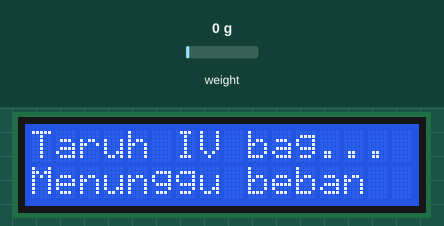
Simulated run of this sketch. Board: ESP32. On the bench: 16×2 character LCD. The inputs (shaded band) are chosen by the test bench; at power-on: weight on the scale 0 g. WiFi joins after 1.5 s; servers stay silent unless stated; no MQTT or app messages arrive unless stated; what the sketch prints to the serial monitor is not drawn.

Above: at 3.9 s.
4.0 s: weight on the scale set to 3 g
6.8 s: weight on the scale set to 6 g
At 9.7 s:
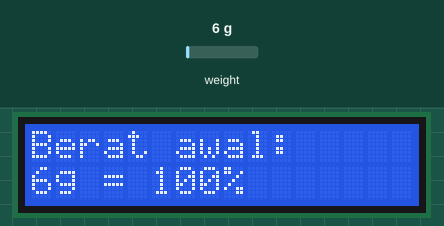
At 11.8 s:
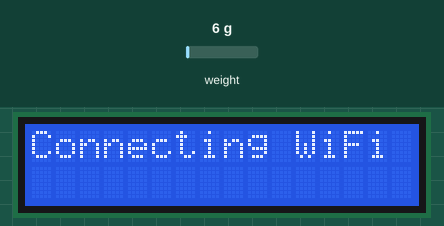
15.4 s: weight on the scale set to 100 g
At 17.4 s:
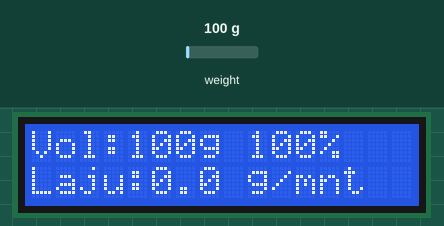
Timing chart, 0 to 18.9 s (numbered marks = the images above; inputs shaded):
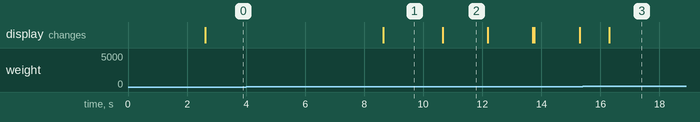

The sketch:

modul_berat.ino
```cpp
#include "HX711.h"
#include <Wire.h>
#include <LiquidCrystal_I2C.h>
#include <WiFi.h>
#include <WiFiClientSecure.h>
#include <PubSubClient.h>
#include <ArduinoJson.h>

// ===================== KONFIGURASI =====================
const char* WIFI_SSID  = "POCO F5";
const char* WIFI_PASS  = "haihaihai";

const char* MQTT_HOST  = "f7a9cc4d020f4a209a93ea35c1653715.s1.eu.hivemq.cloud";
const int   MQTT_PORT  = 8883;
const char* MQTT_USER  = "amertut";
const char* MQTT_PASS  = "Lambelu!1101";
const char* MQTT_TOPIC = "smartdrip/berat";

// ===================== PIN =====================
const int LOADCELL_DOUT_PIN = 19;
const int LOADCELL_SCK_PIN  = 18;

// ===================== OBJEK =====================
HX711 scale;
LiquidCrystal_I2C lcd(0x27, 16, 2);
WiFiClientSecure espClient;
PubSubClient mqttClient(espClient);

// ===================== KALIBRASI =====================
float calibration_factor = 400.0;
const float MIN_BERAT_VALID = 5.0;

// ===================== VARIABEL =====================
float beratAwal      = 0.0;
float beratSekarang  = 0.0;
float beratMenitLalu = 0.0;
float lajuPermenit   = 0.0;
String deviceId      = "";

unsigned long timerDetik   = 0;
unsigned long timerMenit   = 0;
unsigned long timerLCD     = 0;
unsigned long timerPublish = 0;

// ===================== WIFI =====================
void connectWifi() {
  lcd.clear();
  lcd.setCursor(0, 0);
  lcd.print("Connecting WiFi");
  Serial.print("Connecting WiFi");
  WiFi.begin(WIFI_SSID, WIFI_PASS);
  while (WiFi.status() != WL_CONNECTED) {
    delay(500);
    Serial.print(".");
  }
  deviceId = WiFi.macAddress();
  Serial.println("\nWiFi OK | MAC: " + deviceId);
  lcd.clear();
  lcd.setCursor(0, 0);
  lcd.print("WiFi OK!");
  lcd.setCursor(0, 1);
  lcd.print(WiFi.localIP().toString());
  delay(1500);
}

// ===================== MQTT =====================
void connectMQTT() {
  espClient.setInsecure();
  mqttClient.setServer(MQTT_HOST, MQTT_PORT);
  mqttClient.setBufferSize(512);

  lcd.clear();
  lcd.setCursor(0, 0);
  lcd.print("Connecting MQTT");

  while (!mqttClient.connected()) {
    Serial.print("MQTT connecting...");
    String cid = "smartdrip-berat-" + deviceId;
    if (mqttClient.connect(cid.c_str(), MQTT_USER, MQTT_PASS)) {
      Serial.println("OK!");
      lcd.clear();
      lcd.setCursor(0, 0);
      lcd.print("MQTT OK!");
      delay(1000);
      StaticJsonDocument<128> reg;
      reg["device_id"] = deviceId;
      reg["tipe"]      = "berat";
      reg["status"]    = "online";
      char buf[128];
      serializeJson(reg, buf);
      mqttClient.publish("smartdrip/register", buf);
    } else {
      Serial.println("gagal rc=" + String(mqttClient.state()));
      lcd.setCursor(0, 1);
      lcd.print("Retry...");
      delay(3000);
    }
  }
}

// ===================== PUBLISH =====================
void publishData() {
  if (!mqttClient.connected()) connectMQTT();

  int persen = 0;
  if (beratAwal > 0) {
    persen = (int)((beratSekarang / beratAwal) * 100);
    persen = constrain(persen, 0, 100);
  }

  int estimasiMenit = 0;
  if (lajuPermenit > 0.5) {
    estimasiMenit = (int)(beratSekarang / lajuPermenit);
  }

  StaticJsonDocument<256> doc;
  doc["device_id"]      = deviceId;
  doc["berat"]          = (int)beratSekarang;
  doc["persen"]         = persen;
  doc["estimasi_menit"] = estimasiMenit;
  doc["laju"]           = lajuPermenit;

  char buf[256];
  serializeJson(doc, buf);
  mqttClient.publish(MQTT_TOPIC, buf);
  Serial.println("Published: " + String(buf));
}

// ===================== SETUP =====================
void setup() {
  Serial.begin(115200);

  lcd.init();
  lcd.backlight();
  lcd.setCursor(0, 0);
  lcd.print("SmartDrip v2");
  lcd.setCursor(0, 1);
  lcd.print("Init sensor...");
  delay(1500);

  // Init HX711
  Serial.print("Waiting HX711");
  scale.begin(LOADCELL_DOUT_PIN, LOADCELL_SCK_PIN);
  int retry = 0;
  while (!scale.is_ready() && retry < 20) {
    delay(200); Serial.print("."); retry++;
  }

  if (!scale.is_ready()) {
    lcd.clear();
    lcd.setCursor(0, 0); lcd.print("ERROR: HX711");
    lcd.setCursor(0, 1); lcd.print("Cek wiring!");
    Serial.println("\nERROR: HX711!");
    while (true) delay(1000);
  }

  Serial.println(" OK!");
  scale.set_scale(calibration_factor);
  scale.tare();

  // Tunggu IV bag ditaruh
  lcd.clear();
  lcd.setCursor(0, 0);
  lcd.print("Taruh IV bag...");
  lcd.setCursor(0, 1);
  lcd.print("Menunggu beban");
  Serial.println("Taruh IV bag...");

  while (true) {
    float cek = scale.get_units(5);
    Serial.print("Baca: "); Serial.print(cek, 1); Serial.println("g");
    if (cek >= MIN_BERAT_VALID) {
      delay(500);
      beratAwal = scale.get_units(10);
      if (beratAwal < MIN_BERAT_VALID) continue;
      beratMenitLalu = beratAwal;
      lcd.clear();
      lcd.setCursor(0, 0); lcd.print("Berat awal:");
      lcd.setCursor(0, 1);
      lcd.print(beratAwal, 0); lcd.print("g = 100%");
      Serial.print("Berat awal: "); Serial.print(beratAwal, 1); Serial.println("g");
      delay(2000);
      break;
    }
    delay(500);
  }

  connectWifi();
  connectMQTT();

  timerDetik   = millis();
  timerMenit   = millis();
  timerLCD     = millis();
  timerPublish = millis();

  Serial.println("=== Monitoring dimulai ===");
}

// ===================== LOOP =====================
void loop() {
  if (!mqttClient.connected()) connectMQTT();
  mqttClient.loop();

  // Baca berat tiap 1 detik
  if (millis() - timerDetik >= 1000) {
    timerDetik = millis();
    float baca = scale.get_units(5);
    beratSekarang = (baca < 0) ? 0 : baca;
  }

  // Hitung laju tiap 1 menit
  if (millis() - timerMenit >= 60000) {
    timerMenit = millis();
    float laju = beratMenitLalu - beratSekarang;
    lajuPermenit = (laju < 0) ? 0 : laju;
    beratMenitLalu = beratSekarang;
    Serial.print("[Laju] "); Serial.print(lajuPermenit, 1); Serial.println(" g/mnt");
  }

  // Update LCD tiap 500ms
  if (millis() - timerLCD >= 500) {
    timerLCD = millis();

    int persen = 0;
    if (beratAwal > 0) {
      persen = (int)((beratSekarang / beratAwal) * 100);
      persen = constrain(persen, 0, 100);
    }

    lcd.setCursor(0, 0);
    lcd.print("Vol:");
    lcd.print((int)beratSekarang);
    lcd.print("g ");
    if (persen < 10)       lcd.print("  ");
    else if (persen < 100) lcd.print(" ");
    lcd.print(persen);
    lcd.print("%  ");

    lcd.setCursor(0, 1);
    lcd.print("Laju:");
    lcd.print(lajuPermenit, 1);
    lcd.print(" g/mnt  ");

    Serial.print("Vol: "); Serial.print(beratSekarang, 1);
    Serial.print("g | "); Serial.print(persen);
    Serial.print("% | Laju: "); Serial.print(lajuPermenit, 1);
    Serial.println(" g/mnt");
  }

  // Publish tiap 5 detik
  if (millis() - timerPublish >= 5000) {
    timerPublish = millis();
    publishData();
  }
}
```

Measured:
- the behaviour switches between 4 and 5 g on weight on the scale (found by bisection; images 0 and 1)
- after the input at 4.0 s, every drawn part: stays the same
- after the input at 6.8 s, the display: changes after 1.8 s (image 1)
- after the input at 15.4 s, the display: changes after 0.90 s (image 3)
- what the display in image 1 shows lasts 2.1 s, from 8.6 s to 10.7 s
- what the display in image 2 shows lasts 1.5 s, from 10.7 s to 12.2 s
